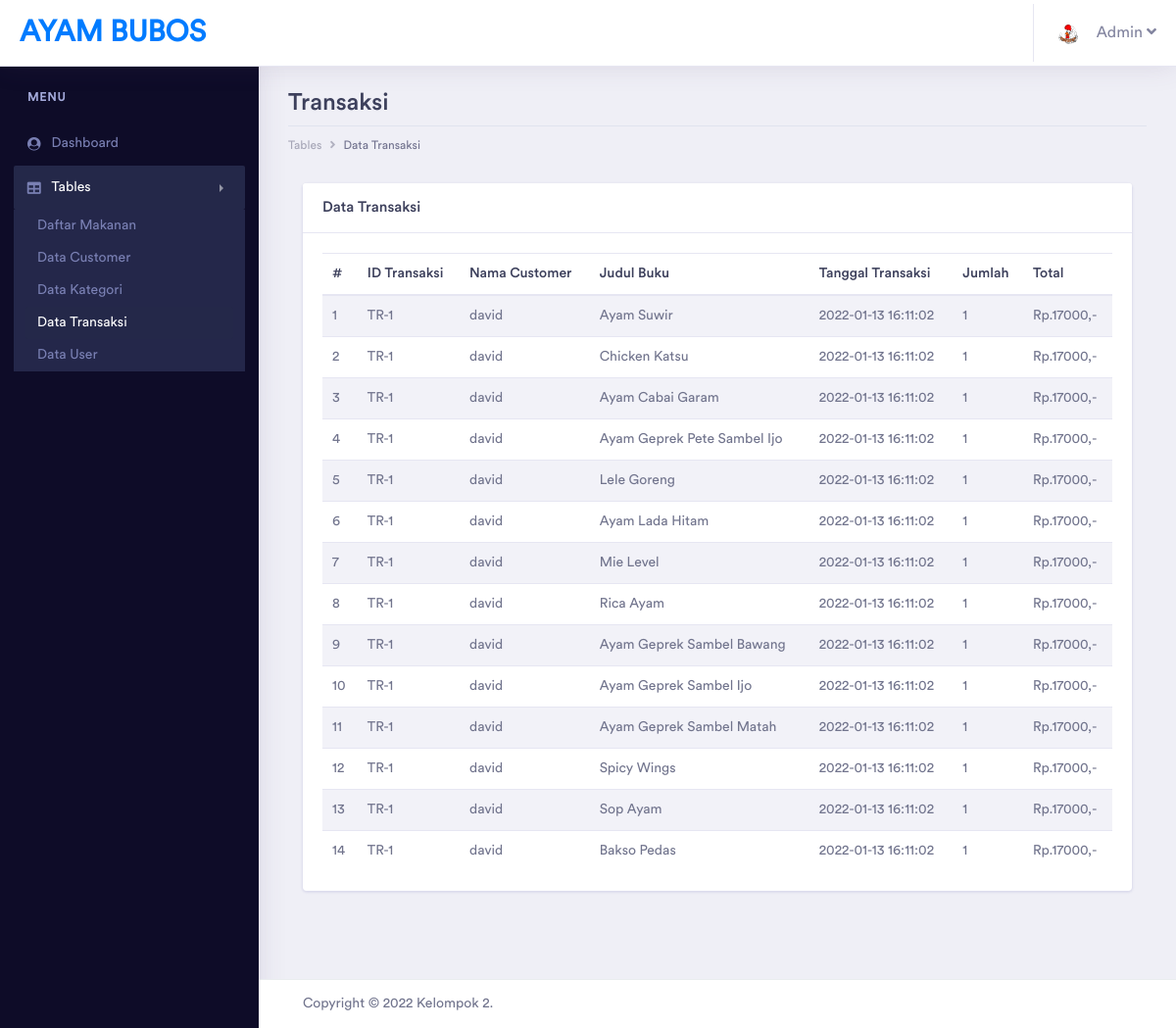
/admin/pages/tables/transaksi/table_transaksi.php (signed in), run on the app's committed database.
### tables this page shows
CREATE TABLE `transaksi` (
  `id_transaksi` varchar(50) NOT NULL,
  `id_customer` varchar(20) NOT NULL,
  `id_makanan` varchar(50) NOT NULL,
  `tgl_transaksi` datetime NOT NULL,
  `jumlah` int(11) NOT NULL,
  `total` int(11) NOT NULL
);

CREATE TABLE `customer` (
  `id_customer` varchar(20) NOT NULL,
  `nama_customer` varchar(100) NOT NULL,
  `jk_customer` enum('Laki-Laki','Perempuan') NOT NULL,
  `alamat_customer` varchar(200) NOT NULL,
  `email_customer` varchar(100) NOT NULL,
  `telp_customer` varchar(20) NOT NULL,
  `deleted` tinyint(1) NOT NULL
);

CREATE TABLE `makanan` (
  `id_makanan` varchar(50) NOT NULL,
  `nama_makanan` varchar(200) NOT NULL,
  `id_kategori` varchar(20) NOT NULL,
  `stok` int(11) NOT NULL,
  `harga` int(11) NOT NULL,
  `deskripsi` varchar(1000) NOT NULL,
  `gambar` varchar(200) NOT NULL,
  `deleted` tinyint(1) NOT NULL
);

### admin/pages/tables/transaksi/table_transaksi.php (the view, shortened to what this page needs)
<?php
include '../../../../koneksi/connection.php';
?>
<?php
if(!$_SESSION['username'] && !$_SESSION['password'] && $_SESSION['tipe_user'] != "Admin")
{
    echo "
		<script type='text/javascript'>
		alert('Anda harus login terlebih dahulu!')
		window.location='../../../index.php';
		</script>";
}
else
{
?>
<!doctype html>
<html lang="en">
<head>
    <link rel="stylesheet" href="../../../assets/vendor/bootstrap/css/bootstrap.min.css">
    <link href="../../../assets/vendor/fonts/circular-std/style.css" rel="stylesheet">
    <link rel="stylesheet" href="../../../assets/libs/css/style.css">
    <link rel="stylesheet" href="../../../assets/vendor/fonts/fontawesome/css/fontawesome-all.css">
    <link rel="stylesheet" href="../../../assets/vendor/charts/chartist-bundle/chartist.css">
    <link rel="stylesheet" href="../../../assets/vendor/charts/morris-bundle/morris.css">
    <link rel="stylesheet" href="../../../assets/vendor/fonts/material-design-iconic-font/css/materialdesignicons.min.css">
    <link rel="stylesheet" href="../../../assets/vendor/charts/c3charts/c3.css">
    <link rel="stylesheet" href="../../../assets/vendor/fonts/flag-icon-css/flag-icon.min.css">
</head>
<body>
    <div class="dashboard-main-wrapper">
        <div class="dashboard-header">
            <nav class="navbar navbar-expand-lg bg-white fixed-top">
                <a class="navbar-brand" href="../../../dashboard.php">Ayam Bubos</a>
                <div class="collapse navbar-collapse " id="navbarSupportedContent">
                    <ul class="navbar-nav ml-auto navbar-right-top">
                        <li class="nav-item dropdown nav-user">
                            <a class="nav-link nav-user-img" href="#" id="navbarDropdownMenuLink2" data-toggle="dropdown"
                                aria-haspopup="true" aria-expanded="false"><img src="../images/logo_ayam.png"
                                    alt="" class="user-avatar-md rounded-circle">&nbsp;&nbsp;&nbsp;Admin <i class="fas fa-angle-down"></i></a>
                        </li>
                    </ul>
                </div>
            </nav>
        </div>
        <div class="nav-left-sidebar sidebar-dark">
            <div class="menu-list">
                <nav class="navbar navbar-expand-lg navbar-light">
                    <div class="collapse navbar-collapse" id="navbarNav">
                        <ul class="navbar-nav flex-column">
                            <li class="nav-divider">
                                Menu
                            </li>
                            <li class="nav-item ">
                                <a class="nav-link" href="../../../dashboard.php" aria-expanded="false" data-target="#submenu-1"
                                    aria-controls="submenu-1"><i class="fa fa-fw fa-user-circle"></i>Dashboard
                                    <span class="badge badge-success">6</span></a>
                            </li>
                            <li class="nav-item">
                                <a class="nav-link active" href="#" data-toggle="collapse" aria-expanded="false"
                                    data-target="#submenu-5" aria-controls="submenu-5"><i class="fas fa-fw fa-table"></i>Tables</a>
                                <div id="submenu-5" class="collapse submenu show">
                                    <ul class="nav flex-column">
                                        <li class="nav-item">
                                            <a class="nav-link" href="../makanan/hal_makanan.php">Daftar Makanan</a>
                                        </li>
                                        <li class="nav-item">
                                            <a class="nav-link" href="../customer/table_customer.php">Data Customer</a>
                                        </li>
                                        <li class="nav-item">
                                            <a class="nav-link" href="../kategori/table_kategori.php">Data
                                                Kategori</a>
                                        </li>
                                        <li class="nav-item">
                                            <a class="nav-link active" href="table_transaksi.php">Data Transaksi</a>
                                        </li>
                                        <li class="nav-item">
                                            <a class="nav-link" href="../user/table_user.php">Data User</a>
                                        </li>
                                    </ul>
                                </div>
                            </li>
                        </ul>
                    </div>
                </nav>
            </div>
        </div>
        <div class="dashboard-wrapper">
            <div class="dashboard-ecommerce">
                <div class="container-fluid dashboard-content ">
                    <div class="row">
                        <div class="col-xl-12 col-lg-12 col-md-12 col-sm-12 col-12">
                            <div class="page-header">
                                <h2 class="pageheader-title">Transaksi</h2>
                                <div class="page-breadcrumb">
                                    <nav aria-label="breadcrumb">
                                        <ol class="breadcrumb">
                                            <li class="breadcrumb-item"><a href="#" class="breadcrumb-link">Tables</a></li>
                                            <li class="breadcrumb-item active" aria-current="page">Data Transaksi</li>
                                        </ol>
                                    </nav>
                                </div>
                            </div>
                        </div>
                    </div>
                    <div class="col-xl-12">
                        <div class="card">
                            <h5 class="card-header">Data Transaksi</h5>
                            <div class="card-body">
                                <table class="table table-striped">
                                    <thead>
                                        <tr>
                                            <th>#</th>
                                            <th>ID Transaksi</th>
                                            <th>Nama Customer</th>
                                            <th>Judul Buku</th>
                                            <th>Tanggal Transaksi</th>
                                            <th>Jumlah</th>
                                            <th>Total</th>
                                        </tr>
                                    </thead>
                                    <tbody>
                                        <?php
                                            $query =
                                            "SELECT * FROM transaksi, makanan, customer";
                                            $result = mysqli_query($con, $query);
                                            if (mysqli_num_rows($result) > 0)
                                            {
                                                $index = 1;
                                                while($row = mysqli_fetch_assoc($result))
                                                {
                                                    echo "
                                                    <tr>
                                                        <td>" . $index++ . "</td>
                                                        <td>" . $row["id_transaksi"] . "</td>
                                                        <td>" . $row["nama_customer"] . "</td>
                                                        <td>" . $row["nama_makanan"] . "</td>
                                                        <td>" . $row["tgl_transaksi"] . "</td>
                                                        <td>" . $row["jumlah"] . "</td>
                                                        <td>Rp." . $row["total"] . ",-</td>
                                                    </tr>
                                                    ";
                                                }
                                            }
                                            ?>
                                    </tbody>
                                </table>
                            </div>
                        </div>
                    </div>
                </div>
            </div>
            <div class="footer">
                <div class="container-fluid">
                    <div class="row">
                        <div class="col-xl-6 col-lg-6 col-md-6 col-sm-12 col-12">
                            Copyright © 2022 Kelompok 2.
                        </div>
                        <div class="col-xl-6 col-lg-6 col-md-6 col-sm-12 col-12">
                        </div>
                    </div>
                </div>
            </div>
        </div>
    </div>
</body>
</html>
<?php } ?>

### data on the page
transaksi: id_transaksi "TR-1", id_customer.nama_customer "david", makanan.nama_makanan "Ayam Suwir", tgl_transaksi "2022-01-13 16:11:02", jumlah "1", total "17000", id_makanan.nama_makanan "Chicken Katsu", makanan.nama_makanan "Ayam Cabai Garam", makanan.nama_makanan "Ayam Geprek Pete Sambel Ijo", makanan.nama_makanan "Lele Goreng", makanan.nama_makanan "Ayam Lada Hitam", makanan.nama_makanan "Mie Level", makanan.nama_makanan "Rica Ayam", makanan.nama_makanan "Ayam Geprek Sambel Bawang", makanan.nama_makanan "Ayam Geprek Sambel Ijo", makanan.nama_makanan "Ayam Geprek Sambel Matah", makanan.nama_makanan "Spicy Wings", makanan.nama_makanan "Sop Ayam", makanan.nama_makanan "Bakso Pedas"
